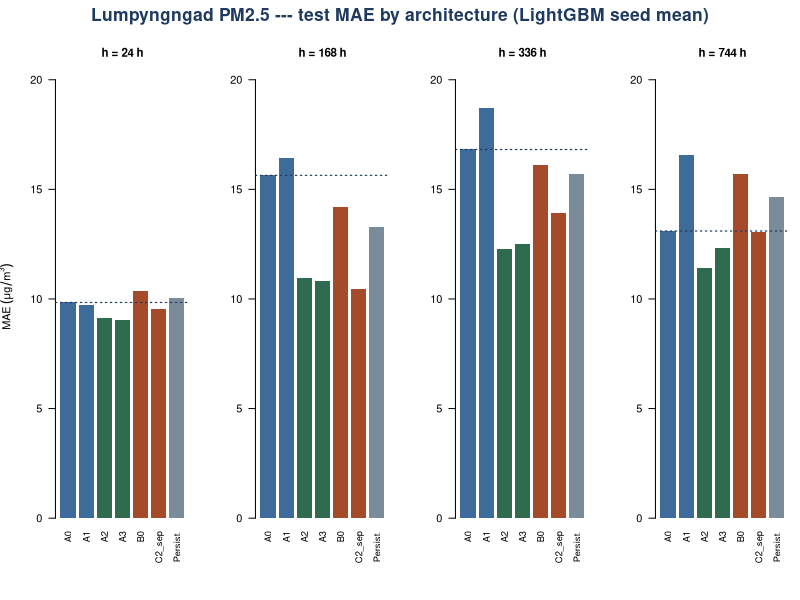
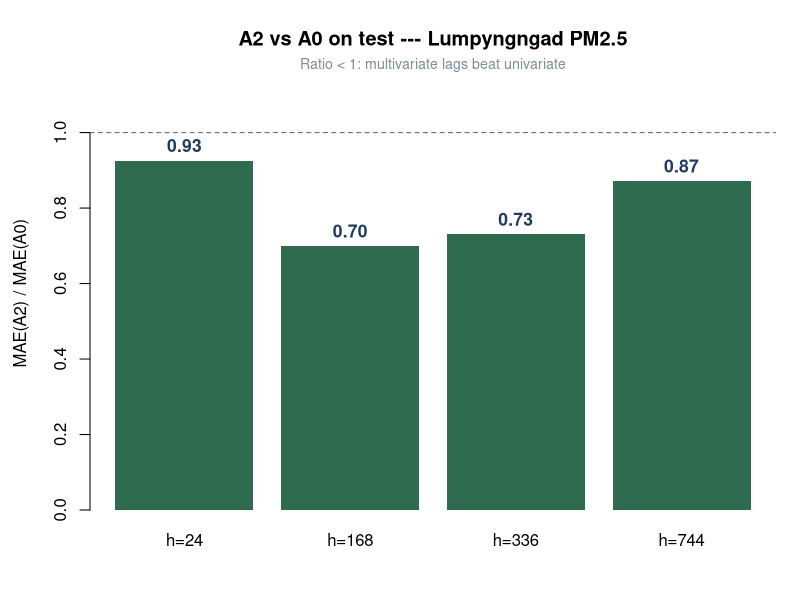
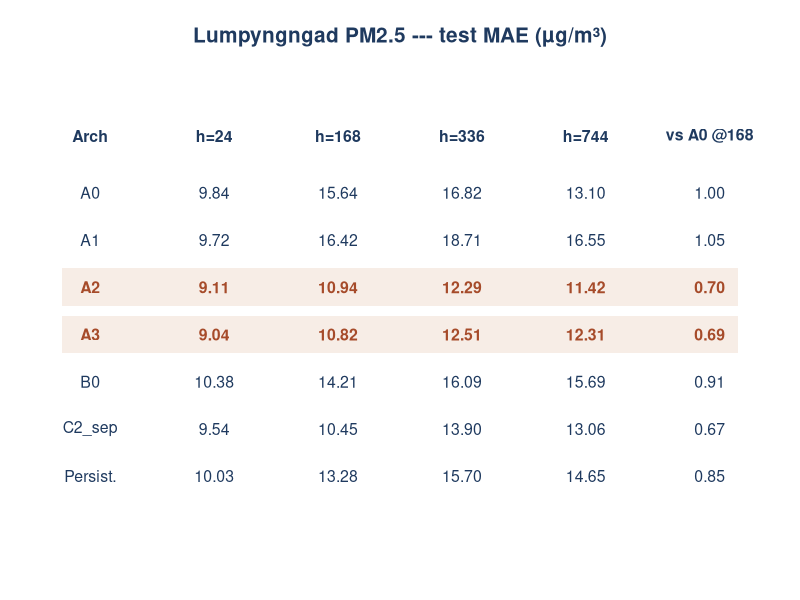
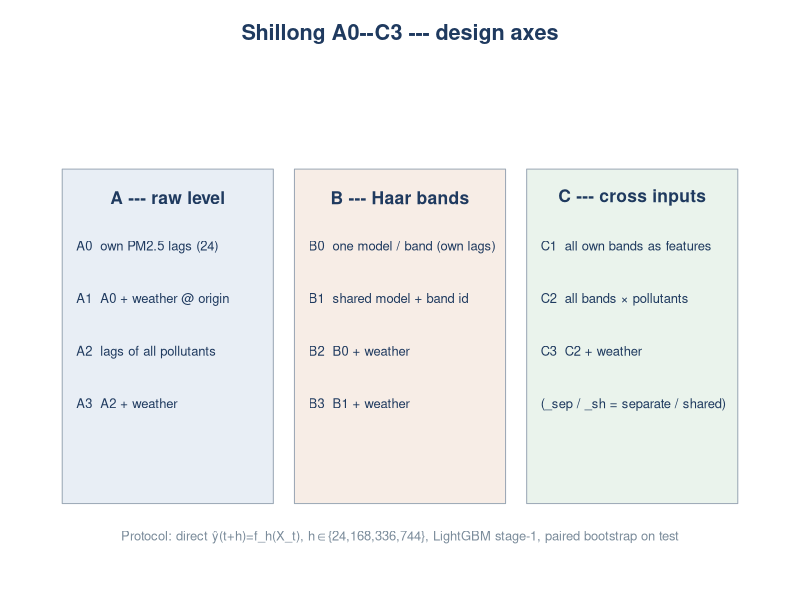

Source code (R) for these figures, in order:
# Presentation figures for Shillong A0--C3 (numbers from package REPORT §5).
options(warn = 1)
args <- commandArgs(trailingOnly = FALSE)
file_arg <- grep("^--file=", args, value = TRUE)
script_dir <- if (length(file_arg)) dirname(normalizePath(sub("^--file=", "", file_arg))) else getwd()
proj <- if (length(file_arg)) normalizePath(file.path(script_dir, "..", "..")) else getwd()
setwd(proj)

outdir <- file.path("presentation", "images", "shillong_arch")
dir.create(outdir, recursive = TRUE, showWarnings = FALSE)

NAVY <- "#1F3A5F"
RUST <- "#A64B2A"
GREEN <- "#2E6B4F"
BLUE <- "#3D6B9A"
GREY <- "#7A8B9A"

# Lumpyngngad PM2.5 test MAE (ug/m3), LightGBM seed mean — REPORT.md §5.
mae <- data.frame(
  arch = rep(c("A0", "A1", "A2", "A3", "B0", "C2_sep", "Persist."), each = 4L),
  h = rep(c(24L, 168L, 336L, 744L), times = 7L),
  MAE = c(
    9.84, 15.64, 16.82, 13.10,   # A0
    9.72, 16.42, 18.71, 16.55,   # A1
    9.11, 10.94, 12.29, 11.42,   # A2
    9.04, 10.82, 12.51, 12.31,   # A3
    10.38, 14.21, 16.09, 15.69,  # B0
    9.54, 10.45, 13.90, 13.06,   # C2_sep
    10.03, 13.28, 15.70, 14.65   # Persistence
  ),
  stringsAsFactors = FALSE
)
mae$kind <- ifelse(mae$arch %in% c("A0", "A1", "A2", "A3"), "level",
              ifelse(mae$arch %in% c("B0", "C2_sep"), "decomp", "reference"))
mae$h_lab <- factor(paste0("h = ", mae$h, " h"),
                    levels = paste0("h = ", c(24, 168, 336, 744), " h"))
mae$arch <- factor(mae$arch,
                   levels = c("A0", "A1", "A2", "A3", "B0", "C2_sep", "Persist."))

# ---- Bar chart ----
png(file.path(outdir, "lump_test_mae_bars.png"), width = 1600, height = 620, res = 140)
op <- par(mfrow = c(1, 4), mar = c(6.2, 4.2, 3.5, 0.8), oma = c(0, 0, 2.2, 0))
cols <- c(A0 = BLUE, A1 = BLUE, A2 = GREEN, A3 = GREEN,
          B0 = RUST, C2_sep = RUST, Persist. = GREY)
for (hh in c(24L, 168L, 336L, 744L)) {
  d <- mae[mae$h == hh, ]
  d <- d[order(d$arch), ]
  yl <- c(0, max(mae$MAE) * 1.08)
  bp <- barplot(d$MAE, names.arg = as.character(d$arch), las = 2, col = cols[as.character(d$arch)],
                border = NA, ylim = yl, ylab = if (hh == 24L) expression(MAE~(mu*g/m^3)) else "",
                main = paste0("h = ", hh, " h"), cex.names = 0.85, cex.main = 1.05)
  abline(h = d$MAE[d$arch == "A0"], col = NAVY, lty = 3, lwd = 1.2)
}
mtext("Lumpyngngad PM2.5 --- test MAE by architecture (LightGBM seed mean)",
      outer = TRUE, cex = 1.05, font = 2, col = NAVY, line = 0.4)
par(op)
dev.off()

# ---- A2/A0 ratio ----
a0 <- mae$MAE[mae$arch == "A0"]
a2 <- mae$MAE[mae$arch == "A2"]
ratio <- a2 / a0
hs <- c(24L, 168L, 336L, 744L)
png(file.path(outdir, "lump_a2_vs_a0_ratio.png"), width = 1000, height = 560, res = 140)
par(mar = c(4.5, 4.5, 3.8, 1.2))
bp <- barplot(ratio, names.arg = paste0("h=", hs), col = GREEN, border = NA,
              ylim = c(0, 1.15), ylab = "MAE(A2) / MAE(A0)",
              main = "A2 vs A0 on test --- Lumpyngngad PM2.5")
abline(h = 1, lty = 2, col = "grey40")
text(bp, ratio + 0.04, sprintf("%.2f", ratio), col = NAVY, cex = 1.05, font = 2)
mtext("Ratio < 1: multivariate lags beat univariate", side = 3, line = 0.15, cex = 0.85, col = GREY)
dev.off()

# ---- Numbers board ----
png(file.path(outdir, "lump_test_mae_table.png"), width = 1200, height = 560, res = 140)
par(mar = c(1, 1, 3.5, 1))
plot.new()
title(main = "Lumpyngngad PM2.5 --- test MAE (\u00b5g/m\u00b3)", col.main = NAVY, cex.main = 1.25)
hdr <- c("Arch", "h=24", "h=168", "h=336", "h=744", "vs A0 @168")
xs <- seq(0.06, 0.94, length.out = length(hdr))
text(xs, 0.90, hdr, font = 2, cex = 0.95, col = NAVY)
rows <- c("A0", "A1", "A2", "A3", "B0", "C2_sep", "Persist.")
for (i in seq_along(rows)) {
  a <- rows[i]
  y <- 0.78 - (i - 1) * 0.10
  vals <- mae$MAE[mae$arch == a]
  vs <- vals[2] / mae$MAE[mae$arch == "A0"][2]
  lab <- c(a, sprintf("%.2f", vals), sprintf("%.2f", vs))
  if (a %in% c("A2", "A3")) rect(0.02, y - 0.04, 0.98, y + 0.04, col = "#F7EDE6", border = NA)
  text(xs, y, lab, cex = 0.95,
       col = if (a %in% c("A2", "A3")) RUST else NAVY,
       font = if (a %in% c("A2", "A3")) 2 else 1)
}
dev.off()

# ---- Architecture map (simple schematic) ----
png(file.path(outdir, "arch_family_map.png"), width = 1400, height = 720, res = 140)
par(mar = c(1, 1, 3.2, 1))
plot.new()
title(main = "Shillong A0--C3 --- design axes", col.main = NAVY, cex.main = 1.3)
# three columns
boxes <- list(
  list(x = 0.17, title = "A --- raw level",
       lines = c("A0  own PM2.5 lags (24)",
                 "A1  A0 + weather @ origin",
                 "A2  lags of all pollutants",
                 "A3  A2 + weather"),
       col = "#E8EEF5"),
  list(x = 0.50, title = "B --- Haar bands",
       lines = c("B0  one model / band (own lags)",
                 "B1  shared model + band id",
                 "B2  B0 + weather",
                 "B3  B1 + weather"),
       col = "#F7EDE6"),
  list(x = 0.83, title = "C --- cross inputs",
       lines = c("C1  all own bands as features",
                 "C2  all bands × pollutants",
                 "C3  C2 + weather",
                 "(_sep / _sh = separate / shared)"),
       col = "#EAF3EC")
)
for (b in boxes) {
  rect(b$x - 0.15, 0.12, b$x + 0.15, 0.82, col = b$col, border = "#9AA7B5")
  text(b$x, 0.76, b$title, font = 2, cex = 1.05, col = NAVY)
  for (j in seq_along(b$lines)) {
    text(b$x - 0.13, 0.66 - (j - 1) * 0.11, b$lines[j], adj = c(0, 0.5), cex = 0.78, col = NAVY)
  }
}
text(0.5, 0.05,
     "Protocol: direct \u0177(t+h)=f_h(X_t), h\u2208{24,168,336,744}, LightGBM stage-1, paired bootstrap on test",
     cex = 0.78, col = GREY)
dev.off()

message("Wrote figures under ", normalizePath(outdir))
